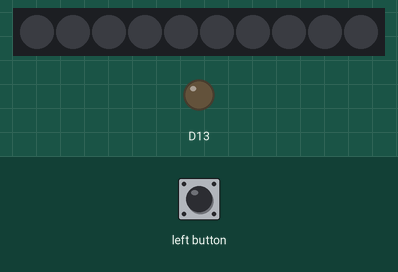
This sketch was run on a simulated Adafruit Circuit Playground Express. Parts: 10 RGB LEDs in strip order, left to right, output pins drawn as LEDs (lit = HIGH). Inputs (shaded band) come from the test bench. What the sketch prints to the serial monitor is not drawn.

Above: at 1.2 s.
1.3 s: left button pressed for 0.15 s
At 1.37 s:
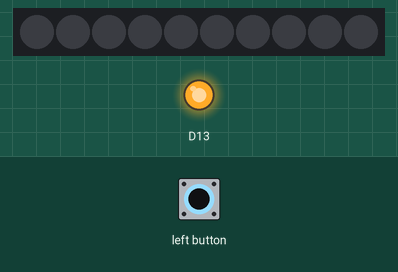
2.9 s: left button pressed for 3.2 s
At 7.0 s:
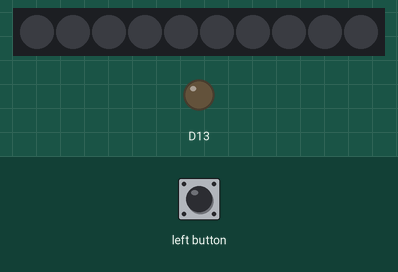
Timing chart, 0 to 8.5 s (numbered marks = the images above; inputs shaded):
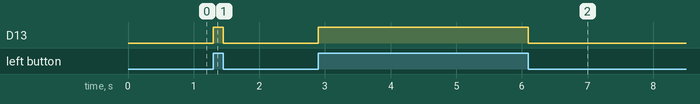

Measured:
- after the input at 1.3 s, D13: LOW → HIGH at once, → LOW 0.15 s later
- after the input at 2.9 s, D13: LOW → HIGH at once, → LOW 3.2 s later

The sketch:

pg-express-iot-button.ino
```cpp
#include <Adafruit_CircuitPlayground.h>

void setup() {
  // Initialize the circuit playground
  Serial.begin(9600);
  CircuitPlayground.begin();
}

void loop() {
  // If the left button is pressed....
  if (CircuitPlayground.leftButton()) {
      CircuitPlayground.redLED(HIGH);  // LED on
      Serial.println("1");
  } else {
      CircuitPlayground.redLED(LOW);   // LED off
  }
}
```
